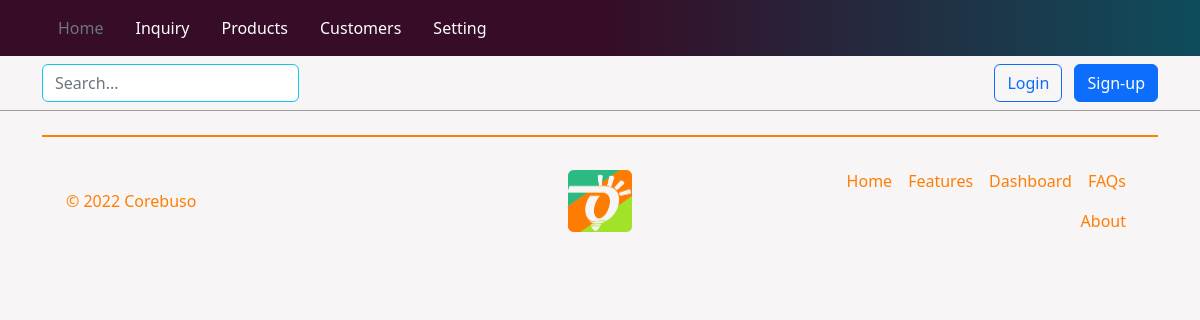
The app's page /dashboard/inquiry/ (signed in), older data.
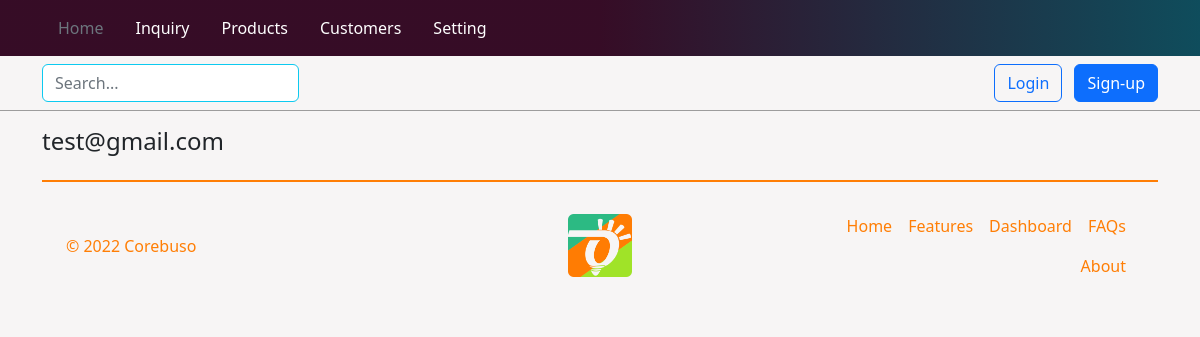
The same page, newer data.
### home/models.py (models this page shows, shortened)
class Inquiry(models.Model):
    class ServiceChoices(models.TextChoices):
        PROGRAMMING = 'PR', _('Programming')
        DESIGNING = 'DE', _('Designing')
        FINANCIAL = 'FI', _('Financial')
    email = models.CharField(max_length=50, null=False)
    type = models.CharField(max_length=2, choices=ServiceChoices.choices)
    message = models.TextField(null=False)
    contact = models.CharField(max_length=50, blank=True, null=True)
    inquiry_at = models.DateTimeField(auto_now_add=True)
    class Meta:
        ordering = ["-inquiry_at"]
        verbose_name_plural = 'Inquiries'

### dashboard/views.py (the view)
# urls.py: path("inquiry/", inquiry, name="inquiry"),
@login_required(login_url='login')
def inquiry(request):
    inquiries = Inquiry.objects.all()
    context = {"inquiries": inquiries}
    return render(request, "base/inquiry.html", context)

### dashboard/templates/base/inquiry.html (shortened to what this page needs)
{% extends 'base/dashboard_home.html' %}
{% load static %}
{% block content %}
<div class="home-container">
    {% include 'base/header.html' %}
    <div class="container">
        <main class="">
            <section class="dashboard-section">
                {% for inquiry in inquiries %}
                <h4>{{inquiry.email}}</h4>
                {% endfor %}
            </section>
        </main>
        {% include 'base/footer.html' %}
    </div>
</div>
{% endblock %}

Row changes from the older to the newer data that the page shows:
added Inquiry: email "test@gmail.com"
